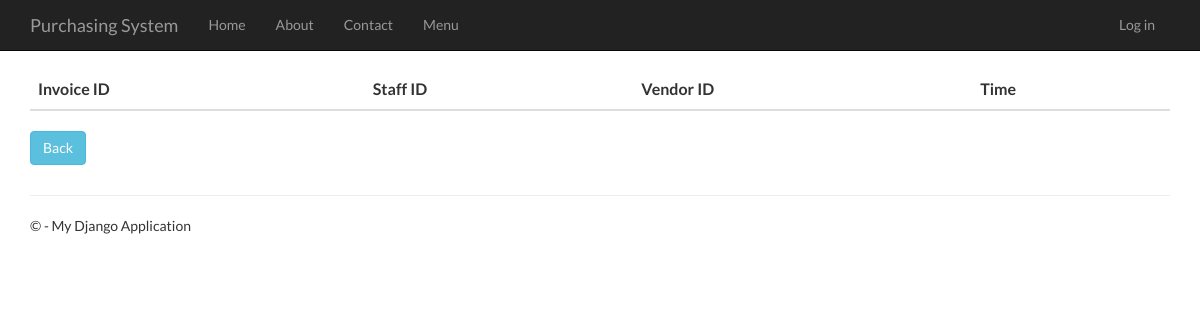
/invoicehistory, run on an earlier commit of the app's database.
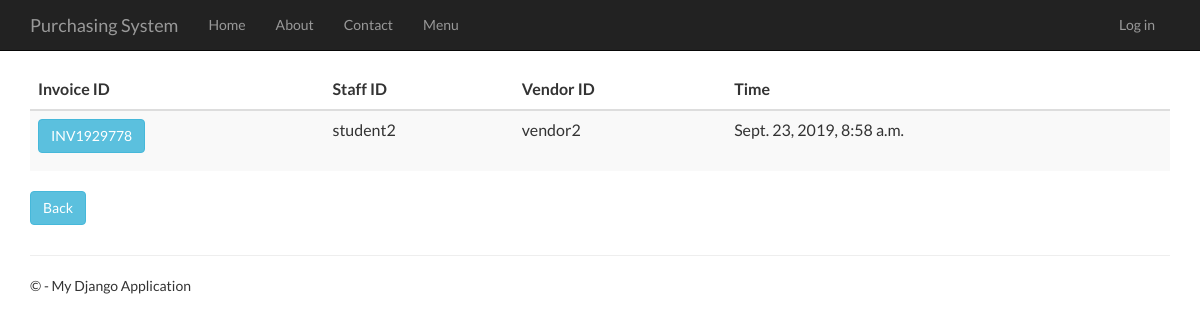
And on a later commit of the database.
### Invoice/models.py (models this page shows)
class Invoice(models.Model):
    invoice_id = models.CharField(primary_key= True, max_length=10)
    time_created = models.DateTimeField()
    description = models.CharField(max_length=100)
    total_price = models.DecimalField(max_digits=10, decimal_places=2, default=Decimal('0.00'))
    invoice_status = models.CharField(max_length=20)
    purchase_order_id =models.OneToOneField(PurchaseOrder,on_delete = models.CASCADE)
    person_id = models.ForeignKey(Person,on_delete= models.CASCADE)
    vendor_id = models.ForeignKey(Vendor,on_delete = models.CASCADE)

### app/models.py (models this page shows, shortened)
class Person(models.Model):
    user_id = models.OneToOneField(User)
    person_id = models.CharField(primary_key=True, max_length=10)
    person_name = models.TextField()
    person_address = models.TextField()
    person_phone_number = models.TextField()
    person_role = models.TextField(default = 'MANAGER')

class Vendor(models.Model):
    vendor_id = models.CharField(primary_key=True, max_length=10)
    vendor_name = models.TextField()
    vendor_phone_number = models.TextField()
    vendor_address = models.TextField()
    vendor_email = models.TextField()
    def __str__(self):
        return str(self.vendor_id)

### Invoice/views.py (the view)
# urls.py: url(r'^invoicehistory', Invoice.views.invoicehistory, name="invoice_history"),
def invoicehistory(request):
    invoice = Invoice.objects.all()
    context = {
            'title':'Invoice History',
            'rows':invoice
        }
    return render(request,'Invoice/invoicehistory.html',context)

### Invoice/templates/Invoice/invoicehistory.html
﻿{% extends "app/layout.html" %}
{% block content %}
<div class="purcahseorderhistory margintop" action="menu" >
    <form action="invoicehistorydetails" method="GET">
        <table class="table table-striped margintop">
          <thead>
            <tr>
              <th scope="col">Invoice ID</th>
              <th scope="col">Staff ID</th>
              <th scope="col">Vendor ID</th>
              <th scope="col">Time</th>
            </tr>
          </thead>
          <tbody>
              {% for r in rows %}
            <tr>
                 <td><button type="submit" name="inv_id" value="{{r.invoice_id}}" class="btn btn-info" >{{r.invoice_id}}</button></td>
                 <td>{{r.person_id.person_id}}</td>
                 <td>{{r.vendor_id}}</td>
                 <td>{{r.time_created}}</td>
            </tr>
              {% endfor %}
          </tbody>
        </table>
        <div class="margintop">
            <a type="submit" class="btn btn-info" href="/menu">Back</a>
        </div>
    </form>
</div>
{% endblock %}

What changed in the data, as far as the page shows it:
added Invoice: invoice_id "INV1929778", person_id.person_id "student2", vendor_id "vendor2", time_created "Sept. 23, 2019, 8:58 a.m."
